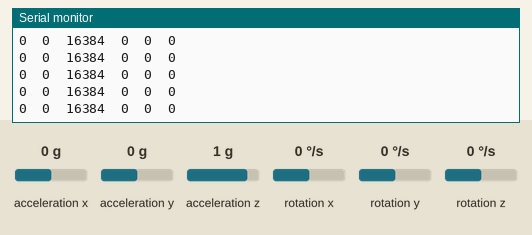
The sketch below on a simulated Arduino Uno, built with avr-gcc and run on an emulated ATmega328P. Parts: the last lines printed to the serial monitor. The test bench sets the inputs (shaded band); at power-on: acceleration x 0 g, acceleration z 1 g, acceleration y 0 g, rotation x 0 °/s, rotation y 0 °/s, rotation z 0 °/s.

Above: at 2.2 s.
2.3 s: acceleration x set to -1.4 g
At 3.0 s:
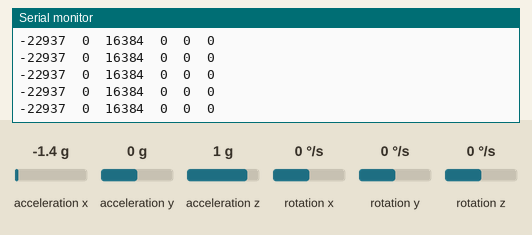
5.3 s: acceleration z set to -1.4 g
At 6.4 s:
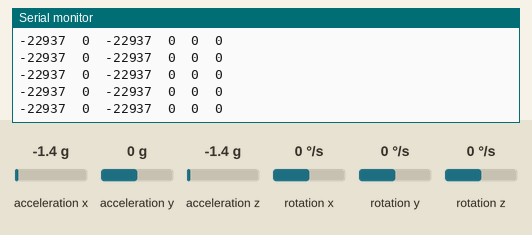
8.3 s: acceleration y set to -1.4 g
At 8.9 s:
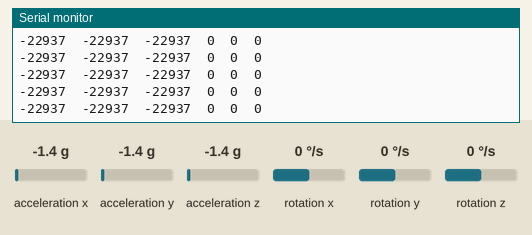
11.3 s: rotation x set to -192 °/s
At 12.2 s:
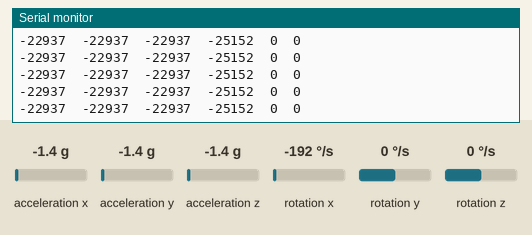
12.8 s: rotation y set to 100 °/s
At 13.3 s:
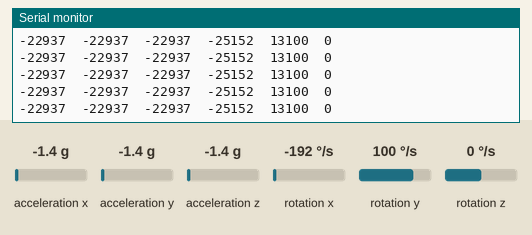
15.8 s: rotation x set to 0 °/s
At 16.6 s:
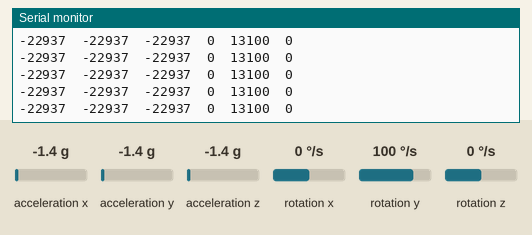

Measured:
- after the input at 2.3 s, the serial monitor: prints a new line after 0.07 s (image 1)
- after the input at 5.3 s, the serial monitor: prints a new line after 0.06 s (image 2)
- after the input at 8.3 s, the serial monitor: prints a new line after 0.08 s (image 3)
- after the input at 11.3 s, the serial monitor: prints a new line after 0.08 s (image 4)
- after the input at 12.8 s, the serial monitor: prints a new line after 0.09 s (image 5)
- after the input at 15.8 s, the serial monitor: prints a new line after 0.09 s (image 6)

The sketch:

Edu_sketch.ino
```cpp
#include "Wire.h"
#include "I2Cdev.h"
#include "MPU6050.h"
MPU6050 mpu;
int16_t ax, ay, az;
int16_t gx, gy, gz;
void setup() {
  Wire.begin();
  Serial.begin(9600);
  mpu.initialize();
  // состояние соединения
  Serial.println(mpu.testConnection() ? "MPU6050 OK" : "MPU6050 FAIL");
  delay(1000);
}
void loop() {
  mpu.getMotion6(&ax, &ay, &az, &gx, &gy, &gz);
  Serial.print(ax); Serial.print('\t');
  Serial.print(ay); Serial.print('\t');
  Serial.print(az); Serial.print('\t');
  Serial.print(gx); Serial.print('\t');
  Serial.print(gy); Serial.print('\t');
  Serial.println(gz);
  delay(5);
}
```
